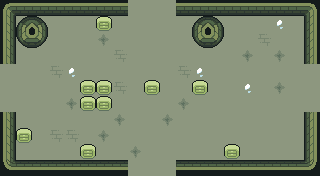

Tiled map render using the project's own tile images. Description and the whole map definition, tile-layer contents included, below:
An orthogonal 20x11 tile map with 16x16 px tiles, 6 tile layers (ground, dressing, decor, walls, ...), 3 tilesets and 12 objects (5x ENTRY, 5x ENEMY, 2x PROP).

<map version="1.10" tiledversion="1.10.2" orientation="orthogonal" renderorder="right-down" width="20" height="11" tilewidth="16" tileheight="16" infinite="0" nextlayerid="8" nextobjectid="13">
 <tileset firstgid="1" name="wall" tilewidth="16" tileheight="16" tilecount="110" columns="10">
  <image source="../../../gfx/tiles/ruins/tilesetwallsimple.png" width="160" height="176" />
 </tileset>
 <tileset firstgid="111" name="floor" tilewidth="16" tileheight="16" tilecount="374" columns="22">
  <image source="../../../gfx/tiles/ruins/tilesetinteriorfloor.png" width="352" height="272" />
 </tileset>
 <tileset firstgid="485" name="elements" tilewidth="16" tileheight="16" tilecount="27" columns="9">
  <image source="../../../gfx/tiles/ruins/elements.png" width="144" height="48" />
 </tileset>
 <layer id="1" name="ground" width="20" height="11">
  <data encoding="csv">
367,277,277,277,277,277,277,277,277,277,277,277,277,367,277,277,277,277,277,342,
277,277,277,277,277,277,277,277,277,277,277,277,277,277,277,277,277,366,277,277,
277,277,366,277,277,277,367,277,277,277,277,277,277,277,277,277,342,277,277,277,
277,277,277,277,277,277,277,342,277,277,277,277,277,277,277,367,277,367,277,277,
277,277,277,342,366,277,277,277,277,277,277,342,366,277,277,277,277,277,277,277,
277,277,277,277,277,342,277,342,277,277,277,277,277,277,277,366,277,367,277,277,
277,277,277,277,367,366,277,277,277,277,277,367,277,277,277,277,277,277,277,277,
277,277,277,277,277,277,277,367,277,277,367,277,277,277,277,277,277,277,277,277,
277,277,277,342,342,277,367,277,277,277,277,277,277,277,277,277,277,277,277,277,
277,277,277,277,277,277,277,277,367,277,277,277,277,277,277,277,277,277,277,277,
277,277,277,277,277,277,367,277,277,277,277,277,277,277,277,277,277,277,342,277
</data>
 </layer>
 <layer id="2" name="dressing" width="20" height="11">
  <data encoding="csv">
0,0,0,0,0,0,0,0,0,0,0,0,0,0,0,0,0,0,0,0,
0,0,0,0,0,0,0,0,0,0,0,0,0,0,0,0,0,0,0,0,
0,0,0,0,0,0,0,0,0,0,0,0,0,0,0,0,0,0,0,0,
0,0,0,0,0,0,0,0,0,0,0,0,0,0,0,0,0,0,0,0,
0,0,0,0,0,0,0,0,0,0,0,0,0,0,0,0,0,0,0,0,
0,0,0,0,0,0,0,0,0,0,0,0,0,0,0,0,0,0,0,0,
0,0,0,0,0,0,0,0,0,0,0,0,0,0,0,0,0,0,0,0,
0,0,0,0,0,0,0,0,0,0,0,0,0,0,0,0,0,0,0,0,
0,0,0,0,0,0,0,0,0,0,0,0,0,0,0,0,0,0,0,0,
0,0,0,0,0,0,0,0,0,0,0,0,0,0,0,0,0,0,0,0,
0,0,0,0,0,0,0,0,0,0,0,0,0,0,0,0,0,0,0,0
</data>
 </layer>
 <layer id="3" name="decor" width="20" height="11">
  <data encoding="csv">
0,0,0,0,0,0,0,0,0,0,0,0,0,0,0,0,0,0,0,0,
0,0,0,0,0,0,0,0,0,0,0,0,0,0,0,0,0,0,0,0,
0,0,0,0,0,0,0,0,0,0,0,0,0,0,0,0,0,0,0,0,
0,0,0,0,0,0,0,0,0,0,0,0,0,0,0,0,0,0,0,0,
0,0,0,0,0,0,0,0,0,0,0,0,0,0,0,0,0,0,0,0,
0,0,0,0,0,0,0,0,0,0,0,0,0,0,0,0,0,0,0,0,
0,0,0,0,0,0,0,0,0,0,0,0,0,0,0,0,0,0,0,0,
0,0,0,0,0,0,0,0,0,0,0,0,0,0,0,0,0,0,0,0,
0,0,0,0,0,0,0,0,0,0,0,0,0,0,0,0,0,0,0,0,
0,0,0,0,0,0,0,0,0,0,0,0,0,0,0,0,0,0,0,0,
0,0,0,0,0,0,0,0,0,0,0,0,0,0,0,0,0,0,0,0
</data>
 </layer>
 <layer id="4" name="walls" width="20" height="11">
  <data encoding="csv">
66,69,69,69,69,69,69,69,0,0,0,69,69,69,69,69,69,69,69,70,
76,0,0,0,0,0,0,0,0,0,0,0,0,0,0,0,0,0,0,80,
76,0,0,0,0,0,0,0,0,0,0,0,0,0,0,0,0,0,0,80,
76,0,0,0,0,0,0,0,0,0,0,0,0,0,0,0,0,0,0,80,
0,0,0,0,0,0,0,0,0,0,0,0,0,0,0,0,0,0,0,0,
0,0,0,0,0,0,0,0,0,0,0,0,0,0,0,0,0,0,0,0,
0,0,0,0,0,0,0,0,0,0,0,0,0,0,0,0,0,0,0,0,
76,0,0,0,0,0,0,0,0,0,0,0,0,0,0,0,0,0,0,80,
76,0,0,0,0,0,0,0,0,0,0,0,0,0,0,0,0,0,0,80,
76,0,0,0,0,0,0,0,0,0,0,0,0,0,0,0,0,0,0,80,
106,109,109,109,109,109,109,109,0,0,0,109,109,109,109,109,109,109,109,110
</data>
 </layer>
 <layer id="5" name="props" width="20" height="11">
  <data encoding="csv">
0,0,0,0,0,0,0,0,0,0,0,0,0,0,0,0,0,0,0,0,
0,78,79,0,0,0,492,0,0,0,0,0,78,79,0,0,0,0,0,0,
0,88,89,0,0,0,0,0,0,0,0,0,88,89,0,0,0,0,0,0,
0,0,0,0,0,0,0,0,0,0,0,0,0,0,0,0,0,0,0,0,
0,0,0,0,0,0,0,0,0,0,0,0,0,0,0,0,0,0,0,0,
0,0,0,0,0,492,492,0,0,492,0,0,492,0,0,0,0,0,0,0,
0,0,0,0,0,492,492,0,0,0,0,0,0,0,0,0,0,0,0,0,
0,0,0,0,0,0,0,0,0,0,0,0,0,0,0,0,0,0,0,0,
0,492,0,0,0,0,0,0,0,0,0,0,0,0,0,0,0,0,0,0,
0,0,0,0,0,492,0,0,0,0,0,0,0,0,492,0,0,0,0,0,
0,0,0,0,0,0,0,0,0,0,0,0,0,0,0,0,0,0,0,0
</data>
 </layer>
 <layer id="6" name="overhead" width="20" height="11">
  <data encoding="csv">
0,0,0,0,0,0,0,0,0,0,0,0,0,0,0,0,0,0,0,0,
0,0,0,0,0,0,0,0,0,0,0,0,0,0,0,0,0,0,0,0,
0,0,0,0,0,0,0,0,0,0,0,0,0,0,0,0,0,0,0,0,
0,0,0,0,0,0,0,0,0,0,0,0,0,0,0,0,0,0,0,0,
0,0,0,0,0,0,0,0,0,0,0,0,0,0,0,0,0,0,0,0,
0,0,0,0,0,0,0,0,0,0,0,0,0,0,0,0,0,0,0,0,
0,0,0,0,0,0,0,0,0,0,0,0,0,0,0,0,0,0,0,0,
0,0,0,0,0,0,0,0,0,0,0,0,0,0,0,0,0,0,0,0,
0,0,0,0,0,0,0,0,0,0,0,0,0,0,0,0,0,0,0,0,
0,0,0,0,0,0,0,0,0,0,0,0,0,0,0,0,0,0,0,0,
0,0,0,0,0,0,0,0,0,0,0,0,0,0,0,0,0,0,0,0
</data>
 </layer>
 <objectgroup id="7" name="spawns">
  <object id="1" name="UP" type="ENTRY" x="152" y="24" />
  <object id="2" name="DOWN" type="ENTRY" x="152" y="152" />
  <object id="3" name="LEFT" type="ENTRY" x="24" y="88" />
  <object id="4" name="RIGHT" type="ENTRY" x="296" y="88" />
  <object id="5" name="" type="ENTRY" x="168" y="88" />
  <object id="6" name="" type="ENEMY" x="120" y="88" />
  <object id="7" name="" type="ENEMY" x="72" y="120" />
  <object id="8" name="" type="ENEMY" x="248" y="120" />
  <object id="9" name="" type="ENEMY" x="184" y="88" />
  <object id="10" name="" type="ENEMY" x="152" y="120" />
  <object id="11" name="torch" type="PROP" x="56" y="168" />
  <object id="12" name="torch" type="PROP" x="264" y="168" />
 </objectgroup>
</map>
